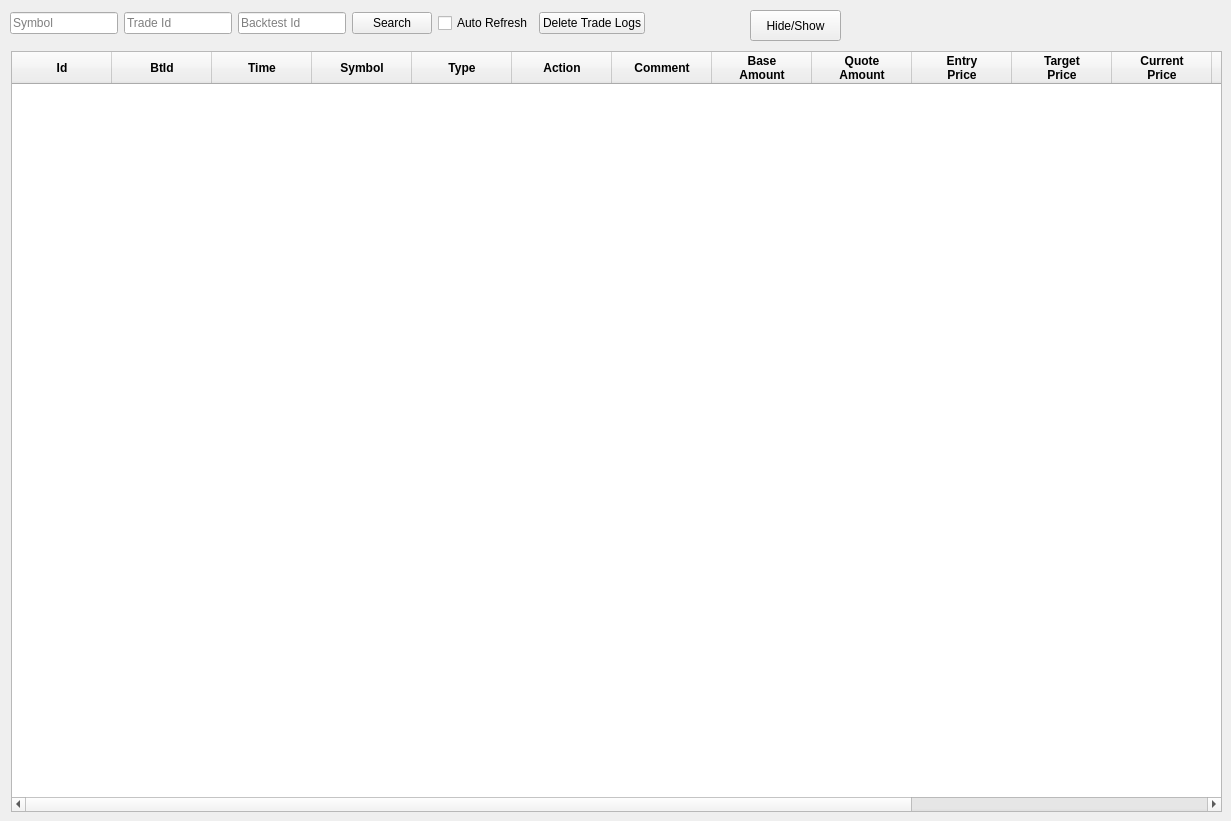
       <widget class="QWidget" name="tab_7">
        <property name="styleSheet">
         <string notr="true"/>
        </property>
        <attribute name="title">
         <string>Trade Logs</string>
        </attribute>
        <widget class="QPushButton" name="pushButton_2">
         <property name="geometry">
          <rect>
           <x>750</x>
           <y>10</y>
           <width>91</width>
           <height>31</height>
          </rect>
         </property>
         <property name="text">
          <string>Hide/Show</string>
         </property>
        </widget>
        <widget class="QWidget" name="layoutWidget_7">
         <property name="geometry">
          <rect>
           <x>10</x>
           <y>10</y>
           <width>724</width>
           <height>27</height>
          </rect>
         </property>
         <layout class="QHBoxLayout" name="horizontalLayout_4">
          <item>
           <widget class="QLineEdit" name="txtSymbolTradeLogs">
            <property name="sizePolicy">
             <sizepolicy hsizetype="Fixed" vsizetype="Fixed">
              <horstretch>0</horstretch>
              <verstretch>0</verstretch>
             </sizepolicy>
            </property>
            <property name="styleSheet">
             <string notr="true"/>
            </property>
            <property name="placeholderText">
             <string>Symbol</string>
            </property>
           </widget>
          </item>
          <item>
           <widget class="QLineEdit" name="txtTradeIdTradeLogs">
            <property name="sizePolicy">
             <sizepolicy hsizetype="Fixed" vsizetype="Fixed">
              <horstretch>0</horstretch>
              <verstretch>0</verstretch>
             </sizepolicy>
            </property>
            <property name="styleSheet">
             <string notr="true"/>
            </property>
            <property name="placeholderText">
             <string>Trade Id</string>
            </property>
           </widget>
          </item>
          <item>
           <widget class="QLineEdit" name="txtBacktestIdTradeLogs">
            <property name="sizePolicy">
             <sizepolicy hsizetype="Fixed" vsizetype="Fixed">
              <horstretch>0</horstretch>
              <verstretch>0</verstretch>
             </sizepolicy>
            </property>
            <property name="styleSheet">
             <string notr="true"/>
            </property>
            <property name="placeholderText">
             <string>Backtest Id</string>
            </property>
           </widget>
          </item>
          <item>
           <widget class="QPushButton" name="btnSearchTradeLogs">
            <property name="styleSheet">
             <string notr="true"/>
            </property>
            <property name="text">
             <string>Search</string>
            </property>
           </widget>
          </item>
          <item>
           <widget class="QCheckBox" name="chkAutoRefreshTradeLogs">
            <property name="enabled">
             <bool>true</bool>
            </property>
            <property name="styleSheet">
             <string notr="true"/>
            </property>
            <property name="text">
             <string>Auto Refresh</string>
            </property>
            <property name="checked">
             <bool>false</bool>
            </property>
           </widget>
          </item>
          <item>
           <widget class="QPushButton" name="btnTruncateTradeLog">
            <property name="styleSheet">
             <string notr="true"/>
            </property>
            <property name="text">
             <string>Delete Trade Logs</string>
            </property>
           </widget>
          </item>
          <item>
           <spacer name="horizontalSpacer_3">
            <property name="orientation">
             <enum>Qt::Horizontal</enum>
            </property>
            <property name="sizeHint" stdset="0">
             <size>
              <width>40</width>
              <height>20</height>
             </size>
            </property>
           </spacer>
          </item>
         </layout>
        </widget>
        <widget class="QTableWidget" name="tblTradeLogs">
         <property name="enabled">
          <bool>true</bool>
         </property>
         <property name="geometry">
          <rect>
           <x>11</x>
           <y>51</y>
           <width>1211</width>
           <height>761</height>
          </rect>
         </property>
         <property name="maximumSize">
          <size>
           <width>16777215</width>
           <height>16777215</height>
          </size>
         </property>
         <property name="styleSheet">
          <string notr="true"/>
         </property>
         <property name="sizeAdjustPolicy">
          <enum>QAbstractScrollArea::AdjustToContents</enum>
         </property>
         <property name="dragEnabled">
          <bool>false</bool>
         </property>
         <property name="alternatingRowColors">
          <bool>true</bool>
         </property>
         <property name="sortingEnabled">
          <bool>true</bool>
         </property>
         <attribute name="horizontalHeaderHighlightSections">
          <bool>true</bool>
         </attribute>
         <attribute name="verticalHeaderVisible">
          <bool>false</bool>
         </attribute>
         <column>
          <property name="text">
           <string>Id</string>
          </property>
          <property name="font">
           <font>
            <family>Segoe UI</family>
            <pointsize>9</pointsize>
            <weight>75</weight>
            <bold>true</bold>
           </font>
          </property>
         </column>
         <column>
          <property name="text">
           <string>BtId</string>
          </property>
          <property name="font">
           <font>
            <pointsize>9</pointsize>
            <weight>75</weight>
            <bold>true</bold>
           </font>
          </property>
         </column>
         <column>
          <property name="text">
           <string>Time</string>
          </property>
          <property name="font">
           <font>
            <pointsize>9</pointsize>
            <weight>75</weight>
            <bold>true</bold>
           </font>
          </property>
         </column>
         <column>
          <property name="text">
           <string>Symbol</string>
          </property>
          <property name="font">
           <font>
            <pointsize>9</pointsize>
            <weight>75</weight>
            <bold>true</bold>
           </font>
          </property>
         </column>
         <column>
          <property name="text">
           <string>Type</string>
          </property>
          <property name="font">
           <font>
            <pointsize>9</pointsize>
            <weight>75</weight>
            <bold>true</bold>
           </font>
          </property>
         </column>
         <column>
          <property name="text">
           <string>Action</string>
          </property>
          <property name="font">
           <font>
            <pointsize>9</pointsize>
            <weight>75</weight>
            <bold>true</bold>
           </font>
          </property>
         </column>
         <column>
          <property name="text">
           <string>Comment</string>
          </property>
          <property name="font">
           <font>
            <pointsize>9</pointsize>
            <weight>75</weight>
            <bold>true</bold>
           </font>
          </property>
         </column>
         <column>
          <property name="text">
           <string>Base
Amount</string>
          </property>
          <property name="font">
           <font>
            <pointsize>9</pointsize>
            <weight>75</weight>
            <bold>true</bold>
           </font>
          </property>
         </column>
         <column>
          <property name="text">
           <string>Quote
Amount</string>
          </property>
          <property name="font">
           <font>
            <pointsize>9</pointsize>
            <weight>75</weight>
            <bold>true</bold>
           </font>
          </property>
         </column>
         <column>
          <property name="text">
           <string>Entry
Price</string>
          </property>
          <property name="font">
           <font>
            <pointsize>9</pointsize>
            <weight>75</weight>
            <bold>true</bold>
           </font>
          </property>
         </column>
         <column>
          <property name="text">
           <string>Target
Price</string>
          </property>
          <property name="font">
           <font>
            <pointsize>9</pointsize>
            <weight>75</weight>
            <bold>true</bold>
           </font>
          </property>
         </column>
         <column>
          <property name="text">
           <string>Current
Price</string>
          </property>
          <property name="font">
           <font>
            <pointsize>9</pointsize>
            <weight>75</weight>
            <bold>true</bold>
           </font>
          </property>
         </column>
         <column>
          <property name="text">
           <string>SL/TSL</string>
          </property>
          <property name="font">
           <font>
            <pointsize>9</pointsize>
            <weight>75</weight>
            <bold>true</bold>
           </font>
          </property>
         </column>
         <column>
          <property name="text">
           <string>PL</string>
          </property>
          <property name="font">
           <font>
            <pointsize>9</pointsize>
            <weight>75</weight>
            <bold>true</bold>
           </font>
          </property>
         </column>
         <column>
          <property name="text">
           <string>PL%</string>
          </property>
          <property name="font">
           <font>
            <pointsize>9</pointsize>
            <weight>75</weight>
            <bold>true</bold>
           </font>
          </property>
         </column>
         <column>
          <property name="text">
           <string>Fees</string>
          </property>
          <property name="font">
           <font>
            <pointsize>9</pointsize>
            <weight>75</weight>
            <bold>true</bold>
           </font>
          </property>
         </column>
        </widget>
       </widget>
